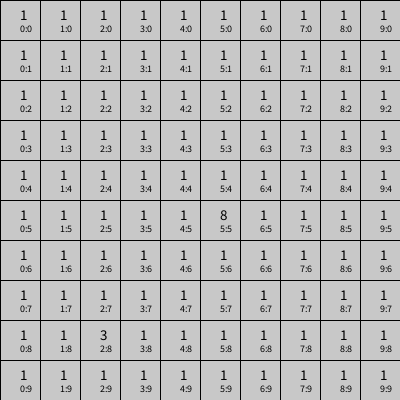
Frame 1 (no input)
Frame 60 (the mouse pressed at the canvas centre just before this capture): identical to frame 1, image omitted
Frame 120 (the mouse held since frame 60 and released just before this capture): identical to frame 1, image omitted

The Processing sketch that drew this single still picture (run headless with seeded random() and noise(); from frame 60 on, the mouse is pressed at the canvas centre):

// Processing sketch: grilla
// ── grilla.pde
int cant = 10;
int tam;
int [][] misDatos = new int [cant][cant];

void setup() {
  size(400, 400);
  tam = width/cant;
  for (int col=0; col < cant; col++) {
    for (int fila=0; fila < cant; fila++) {
      misDatos[col][fila] = 1;
    }
  }
  misDatos[5][5] = 8;
  misDatos[2][8] = 3;
}

void draw() {
  background(200);
  for (int col=0; col < cant; col++) {
    for (int fila=0; fila < cant; fila++) {
      fill(200);
      rect(col*tam, fila*tam, tam, tam);
      fill(0);
      textSize(10);
      text(col+":"+fila, col*tam + tam/2, fila*tam + tam - tam/5);
      textSize(15);
      text(misDatos[col][fila], col*tam + tam/2, fila*tam + tam/2);
    }
  }
}
